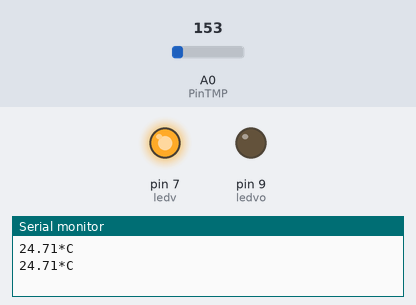
Bench run of a sketch on a simulated Arduino Uno, built with avr-gcc and run on an emulated ATmega328P. On the bench: output pins drawn as LEDs (lit = HIGH), the last lines printed to the serial monitor. Inputs (shaded band) come from the test bench; at power-on: A0 (PinTMP) = 153.

Above: at 1.8 s.
1.9 s: A0 (PinTMP) set to 175
4.2 s: A0 (PinTMP) set to 198
At 7.1 s:
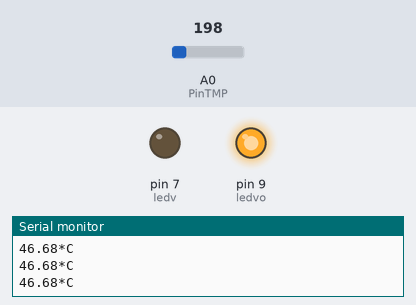
7.5 s: A0 (PinTMP) set to 165
At 9.4 s:
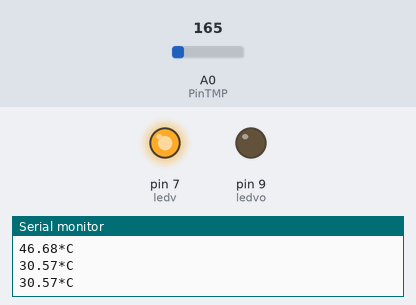
10.5 s: A0 (PinTMP) set to 191
At 13.0 s:
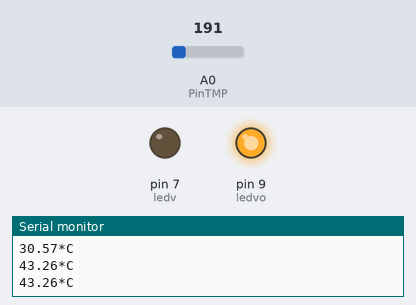
Timing chart, 0 to 14.5 s (numbered marks = the images above; inputs shaded):
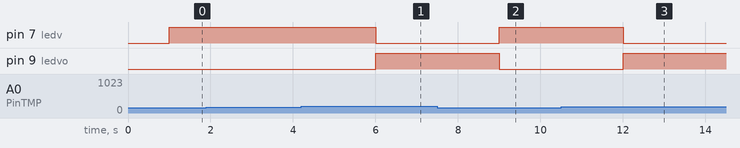

The sketch:

Sensor_de_Temperatura.ino
```cpp
//Programa sensor de temperatura
//$incluid <TMP36>

float tmp = 0; //Receber os valores do sensor

//PinOut
int PinTMP= A0; //Pin sensor
int ledvo = 9; //Led vermelho
int ledv = 7; //Led verde

void setup()
{
  Serial.begin(9600); //Iniciar comunicação PC-Placa
  pinMode(ledvo, OUTPUT); // Pin saída led VermelhO
  pinMode(ledv, OUTPUT); //Pin saída led Verde
  pinMode(PinTMP, INPUT);  //Pin entrada de valores do sensor
  digitalWrite(ledv, LOW);
  digitalWrite(ledvo, LOW);
}

void loop()
{
  //Ler o valor do sensor
  tmp = analogRead(PinTMP);
  float volt = (tmp/1024.0)*5.0;
  float tempC = (volt - .5)*100;
  Serial.print(tempC);
  Serial.println("*C");
  delay(1000);

  //Vermelho += 40
  if(tempC >= 40){
    digitalWrite(ledv, LOW);
    digitalWrite(ledvo, HIGH);
  }else{
    digitalWrite(ledvo, LOW);
    digitalWrite(ledv, HIGH);
  }
}
```

Measured:
- the behaviour switches between 184 and 185 on A0 (PinTMP) (found by bisection; images 0 and 1)
- after the input at 4.2 s, pin 7 (ledv): HIGH → LOW after 1.8 s; pin 9 (ledvo): LOW → HIGH after 1.8 s
- after the input at 7.5 s, pin 7 (ledv): LOW → HIGH after 1.5 s; pin 9 (ledvo): HIGH → LOW after 1.5 s
- after the input at 10.5 s, pin 7 (ledv): HIGH → LOW after 1.5 s; pin 9 (ledvo): LOW → HIGH after 1.5 s
